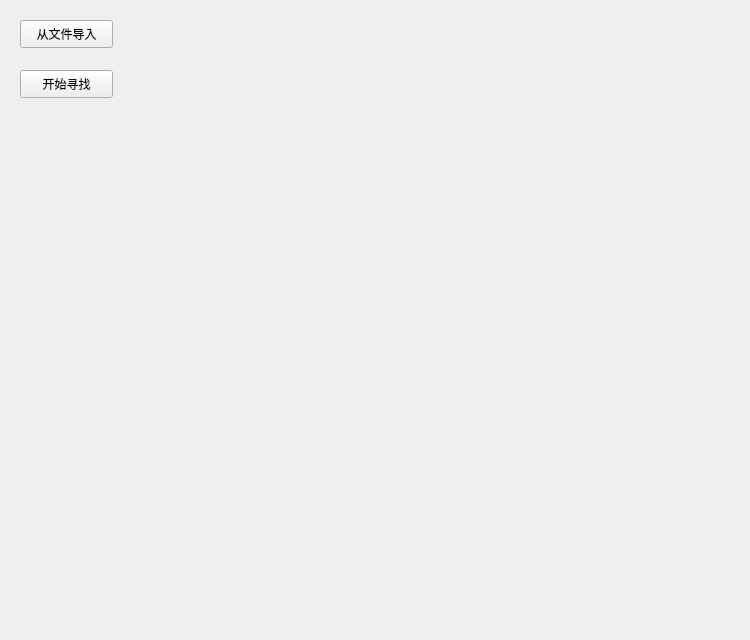
<?xml version="1.0" encoding="UTF-8"?>
<ui version="4.0">
 <class>Form</class>
 <widget class="QWidget" name="Form">
  <property name="geometry">
   <rect>
    <x>0</x>
    <y>0</y>
    <width>750</width>
    <height>640</height>
   </rect>
  </property>
  <property name="windowTitle">
   <string>Form</string>
  </property>
  <widget class="QPushButton" name="loadButton">
   <property name="geometry">
    <rect>
     <x>20</x>
     <y>20</y>
     <width>93</width>
     <height>28</height>
    </rect>
   </property>
   <property name="text">
    <string>从文件导入</string>
   </property>
  </widget>
  <widget class="QPushButton" name="searchButton">
   <property name="geometry">
    <rect>
     <x>20</x>
     <y>70</y>
     <width>93</width>
     <height>28</height>
    </rect>
   </property>
   <property name="text">
    <string>开始寻找</string>
   </property>
  </widget>
  <widget class="QWidget" name="widget" native="true">
   <property name="geometry">
    <rect>
     <x>130</x>
     <y>20</y>
     <width>600</width>
     <height>600</height>
    </rect>
   </property>
  </widget>
 </widget>
 <resources/>
 <connections/>
</ui>
